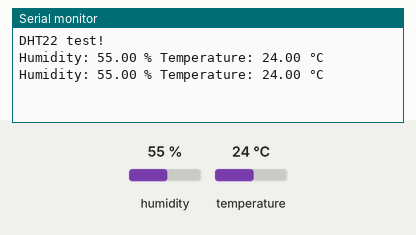
Bench run of a sketch on a simulated Arduino Uno, built with avr-gcc and run on an emulated ATmega328P. On the bench: the last lines printed to the serial monitor. Inputs (shaded band) come from the test bench; at power-on: humidity 55 %, temperature 24 °C.

Above: at 4.8 s.
4.9 s: humidity set to 22 %
At 7.5 s:
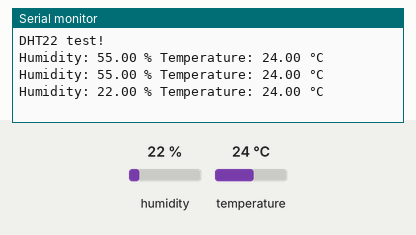
7.9 s: temperature set to 12 °C
At 9.3 s:
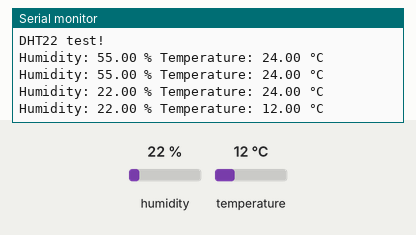
10.9 s: humidity set to 40 %
At 12.8 s:
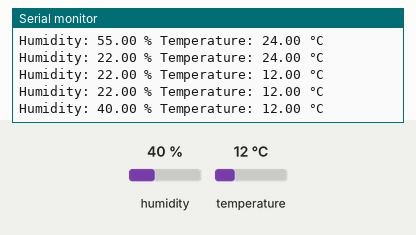
Timing chart, 0 to 14.3 s (numbered marks = the images above; inputs shaded):
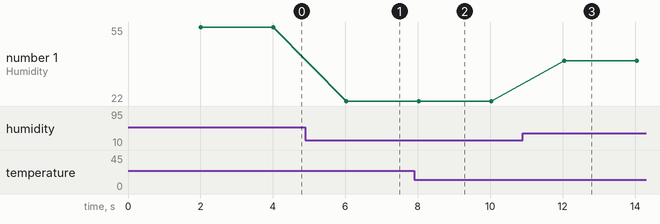

The sketch:

sketch.ino
```cpp
#include "DHT.h"          // Brings in the Adafruit DHT library so we can talk to the sensor

#define DHTPIN 2          // The Arduino pin the sensor's data (SDA) wire is connected to
#define DHTTYPE DHT22     // Tells the library which sensor model we are using

DHT dht(DHTPIN, DHTTYPE); // Create a sensor object named "dht" using the pin and type above

void setup() {
  Serial.begin(9600);     // Open serial communication at 9600 baud (speed) so we can print to the Serial Monitor
  Serial.println("DHT22 test!"); // Print a start-up message, only once
  dht.begin();            // Wake up the sensor and get the library ready to use it
}

void loop() {
  delay(2000);            // Wait 2 seconds between readings (the DHT22 is a slow sensor)

  float h = dht.readHumidity();      // Read humidity in percent (%)
  float t = dht.readTemperature();   // Read temperature in degrees Celsius (°C)

  if (isnan(h) || isnan(t)) {        // isnan() checks for "Not a Number", which means the read failed
    Serial.println("Failed to read from DHT sensor!"); // Tell the user something went wrong
    return;                          // Leave loop() early and skip the printing below for this cycle
  }

  Serial.print("Humidity: ");        // Print the label for humidity
  Serial.print(h);                   // Print the value (Arduino shows 2 decimals by default, e.g. 43.00)
  Serial.print(" % Temperature: ");  // Print the unit, then the label for temperature
  Serial.print(t);                   // Print the temperature value (e.g. 26.00)
  Serial.println(" °C");             // Print the unit and move to a new line
}
```

Measured:
- after the input at 4.9 s, the serial monitor: prints a new line after 1.1 s (image 1)
- after the input at 7.9 s, the serial monitor: prints a new line after 0.12 s (image 2)
- after the input at 10.9 s, the serial monitor: prints a new line after 1.1 s (image 3)
- plotted number 1: 55 → 22 after the input at 4.9 s, 22 → 40 after the input at 10.9 s
